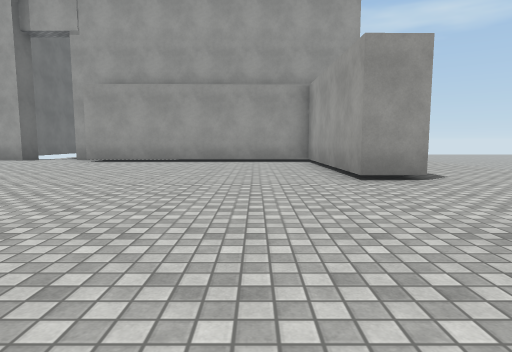
[1] (above)

14 first-person views from a walk through a scene from a Unity 3-D project. The camera is 1.2 m above the floor, tilts 6° down and sees 75° across. The floor is counted in squares, 2 m on a side. Each view is taken from the middle of a square. On the plan, view 1 faces up. The plan holds only what a view shows up to about 10 squares ahead; the rest is blank. The place goes on beyond the plan. Surface patterns are stand-ins for the level's own textures.

[2]
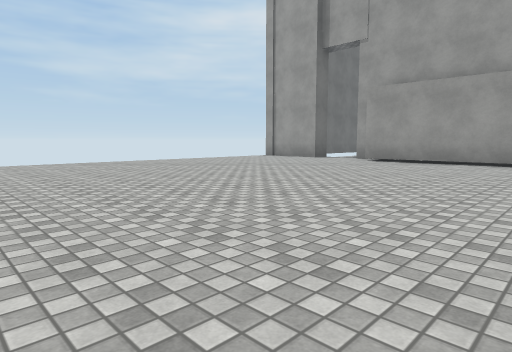

[3]
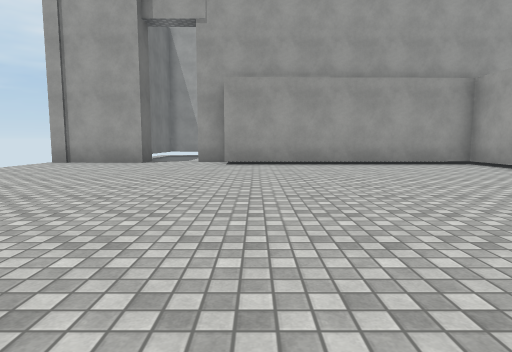

[4]
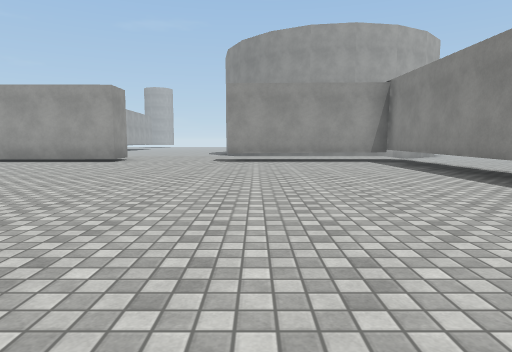

[5]
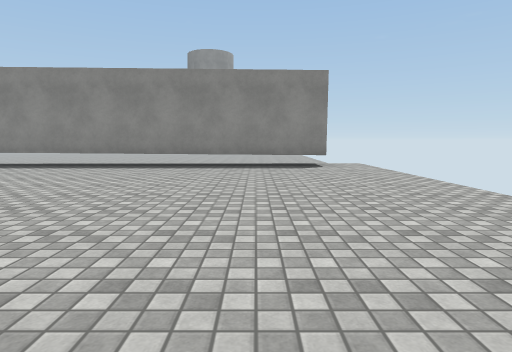

[6]
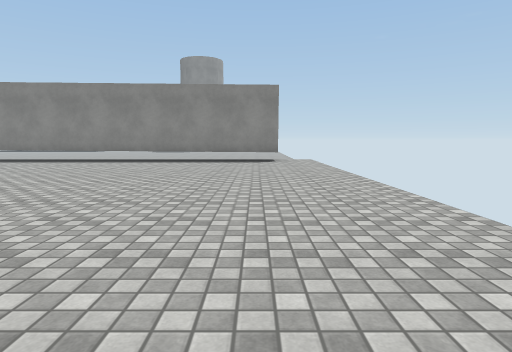

[7]
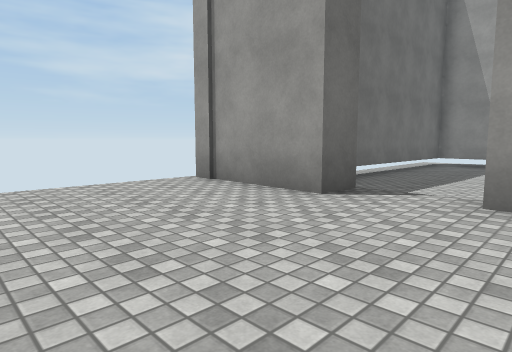

[8]
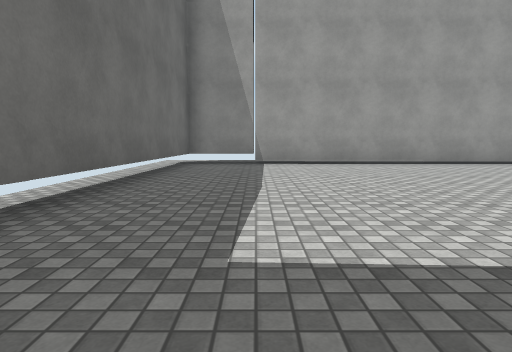

[9]
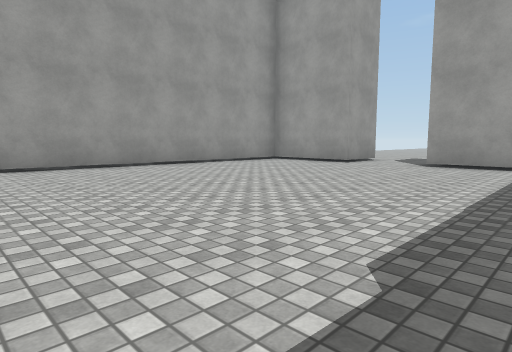

[10]
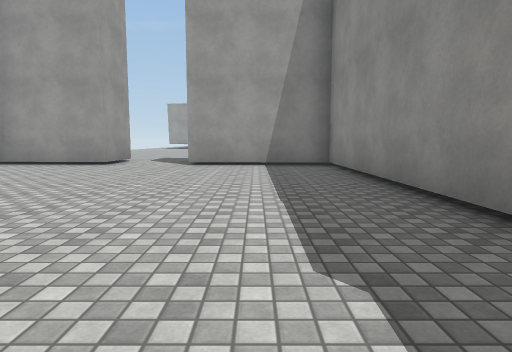

[11]
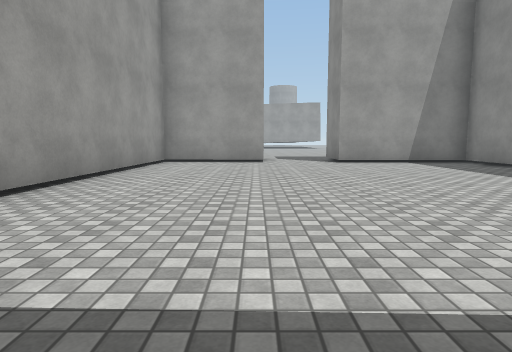

[12]
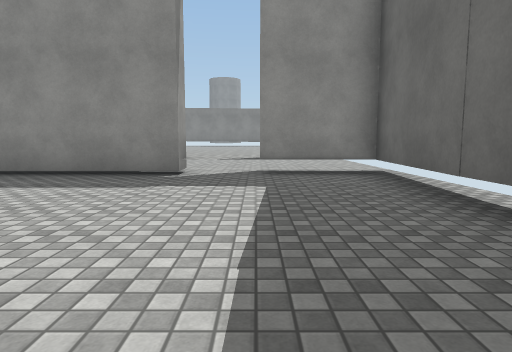

[13]
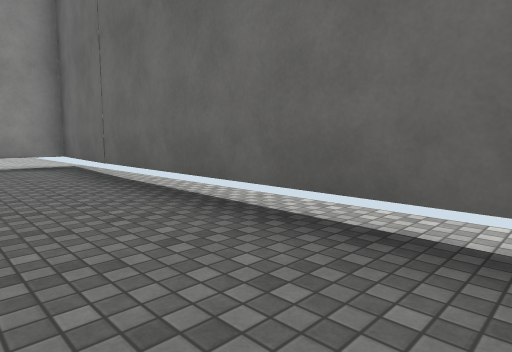

[14]
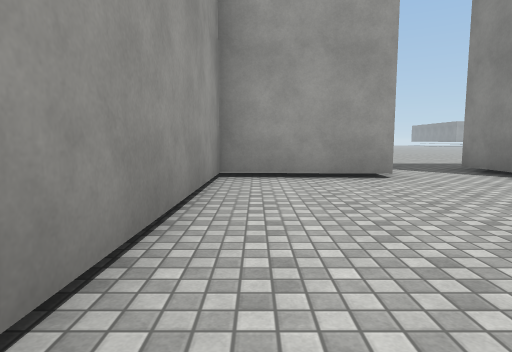

### Floor plan
Key: @ floor where view 1 was taken; # wall or solid block; . main floor; - floor 0.5 m lower than the main floor; / step, stairs or slope.
Columns run from 9 left of view 1 to 6 right of it. Each row starts with its distance up from view 1.
 21 --------
 20 ############
 19 #----------#
 18 #----------#
 17 #----------##
 16 #-------------
 15 #---------------
 14 #----------##---
 13 #----------#  --
 12 #----------#
 11 ##//########
 10 .....#######
  9 ...........#
  8 ...........# ./
  7 ...........# ./
  6 ...........#../
  5 ..............
  4 .............
  3 .............
  2 ............
  1 ...........#
  0 .........@.#
 -1 ...........#
 -2 ...........#
 -3 .###########
 -4      //////

Where each view was taken, in squares from view 1:
view 1: 0 up, 0 right, facing up
view 2: 0 up, 0 right, facing up-left
view 3: 1 up, 4 left, facing up
view 4: 1 up, 8 left, facing right
view 5: 5 up, 7 left, facing down
view 6: 7 up, 8 left, facing down
view 7: 7 up, 5 left, facing up-left
view 8: 11 up, 7 left, facing up
view 9: 12 up, 7 left, facing up-right
view 10: 13 up, 7 left, facing right
view 11: 17 up, 8 left, facing right
view 12: 17 up, 7 left, facing down
view 13: 19 up, 7 left, facing down-left
view 14: 19 up, 4 left, facing right
